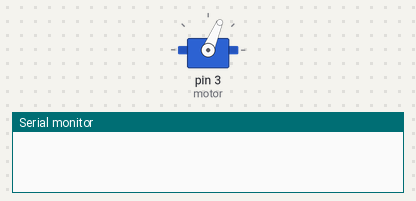
Bench run of a sketch on a simulated Arduino Uno, built with avr-gcc and run on an emulated ATmega328P. On the bench: servo, the last lines printed to the serial monitor. Random numbers use the default seed unless the sketch sets one.

Above: at 0.1 s.
At 9.1 s:
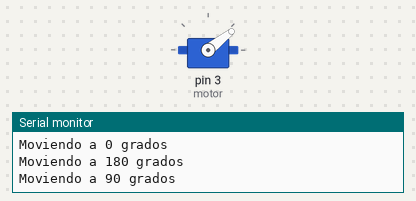
At 22.6 s:
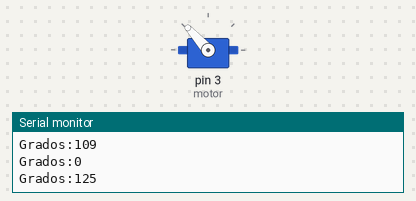
At 37.6 s:
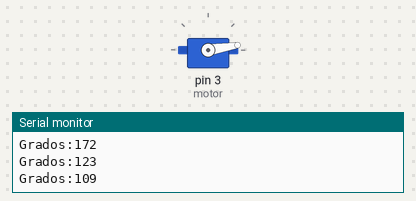
Timing chart, 0 to 40.0 s (numbered marks = the images above):
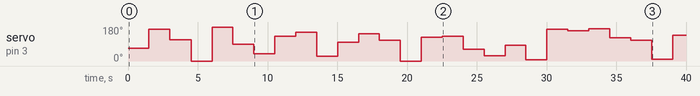

The sketch:

EJ3.ino
```cpp
#include <Servo.h>
Servo motor;
int cont = 0;

void setup()
{
  Serial.begin(9600);
  motor.attach(3);
}

void loop(){
  	int num = random(0,180);
	motor.write(num);
  	delay(1500);
  	cont = cont + 1;
  	Serial.print("Grados:");
  	Serial.println(num);
  	if (cont == 3){
  	  Serial.println("La posicion en la que quedo el servo motor es :");
      Serial.println(num);
      Serial.println("Moviendo a 0 grados");
      motor.write(0);
      delay(1500);
      Serial.println("Moviendo a 180 grados");
      motor.write(180);
      delay(1500);
      Serial.println("Moviendo a 90 grados");
      motor.write(90);
      delay(1500);
    }
}
```

Measured:
- by itself, servo on pin 3 (motor): 67° → 169° at 1.5 s, → 113° 1.5 s later, → 0° 1.5 s later, → 180° 1.5 s later, … (26 changes in this stretch)
